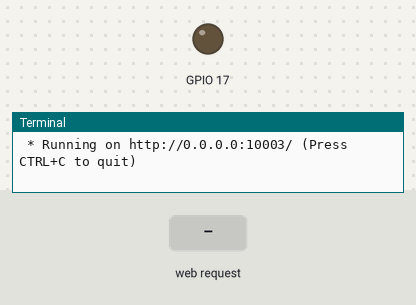
A program run on a simulated Raspberry Pi (BCM pin numbers). Shown: output pins drawn as LEDs (lit = HIGH), the last lines printed to the terminal. Inputs (shaded band) come from the test bench. The clock reads 2024-03-15 10:24:30 at power-on unless the program sets it.

Above: at 1.2 s.
1.3 s: HTTP request for /ledcontrol/on received
At 2.5 s:
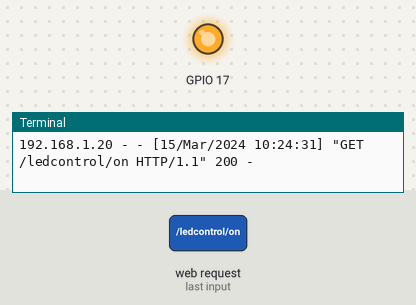
2.8 s: HTTP request for / received
4.3 s: HTTP request for /index/on received
Timing chart, 0 to 7.3 s (numbered marks = the images above; inputs shaded):
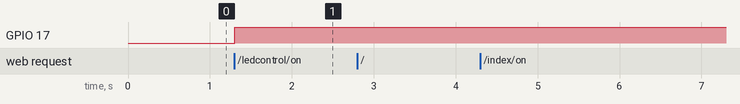

Measured:
- after the input at 1.3 s, GPIO 17: LOW → HIGH at once

The program:

Led_Flask.py
```python
#! /usr/bin/python
# _*_ coding:utf-8 _*_

import RPi.GPIO as GPIO
import time
from flask import Flask,render_template

GPIO.setmode(GPIO.BCM)
GPIO.setup(17,GPIO.OUT)
app = Flask(__name__)
@app.route('/')
def hello():
	return '<h1>Hello Flask!</h1>'

@app.route('/index/<title>')
def view(title):
	return render_template('Led_Flask.html', title=title)

@app.route('/ledcontrol/<action>')
def led_onoff(action):
	if (action == "on"):
        	GPIO.output(17, GPIO.HIGH)
	if (action == "off"):
             	GPIO.output(17, GPIO.LOW)
        if (action == "toggle"):
        	toggle= not GPIO.input(17)
                GPIO.output(17, toggle)
		if(toggle==True):
			action='ON'
		else:
			action='OFF'
	return render_template('Led_Flask.html',title='LED:'+action.upper())
if __name__ == "__main__":
	app.run(host='0.0.0.0',port=10003,debug=True)
```
